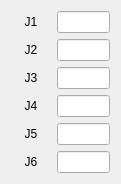
  <widget class="QWidget" name="gridLayoutWidget">
   <property name="geometry">
    <rect>
     <x>220</x>
     <y>30</y>
     <width>121</width>
     <height>181</height>
    </rect>
   </property>
   <layout class="QGridLayout" name="gridLayout">
    <item row="4" column="0">
     <widget class="QLabel" name="label_5">
      <property name="minimumSize">
       <size>
        <width>40</width>
        <height>0</height>
       </size>
      </property>
      <property name="text">
       <string>J5</string>
      </property>
      <property name="alignment">
       <set>Qt::AlignCenter</set>
      </property>
     </widget>
    </item>
    <item row="5" column="0">
     <widget class="QLabel" name="label_6">
      <property name="minimumSize">
       <size>
        <width>40</width>
        <height>0</height>
       </size>
      </property>
      <property name="text">
       <string>J6</string>
      </property>
      <property name="alignment">
       <set>Qt::AlignCenter</set>
      </property>
     </widget>
    </item>
    <item row="0" column="0">
     <widget class="QLabel" name="label">
      <property name="minimumSize">
       <size>
        <width>40</width>
        <height>0</height>
       </size>
      </property>
      <property name="text">
       <string>J1</string>
      </property>
      <property name="alignment">
       <set>Qt::AlignCenter</set>
      </property>
     </widget>
    </item>
    <item row="1" column="0">
     <widget class="QLabel" name="label_2">
      <property name="minimumSize">
       <size>
        <width>40</width>
        <height>0</height>
       </size>
      </property>
      <property name="text">
       <string>J2</string>
      </property>
      <property name="alignment">
       <set>Qt::AlignCenter</set>
      </property>
     </widget>
    </item>
    <item row="3" column="0">
     <widget class="QLabel" name="label_4">
      <property name="minimumSize">
       <size>
        <width>40</width>
        <height>0</height>
       </size>
      </property>
      <property name="text">
       <string>J4</string>
      </property>
      <property name="alignment">
       <set>Qt::AlignCenter</set>
      </property>
     </widget>
    </item>
    <item row="2" column="0">
     <widget class="QLabel" name="label_3">
      <property name="minimumSize">
       <size>
        <width>40</width>
        <height>0</height>
       </size>
      </property>
      <property name="text">
       <string>J3</string>
      </property>
      <property name="alignment">
       <set>Qt::AlignCenter</set>
      </property>
     </widget>
    </item>
    <item row="0" column="1">
     <widget class="QLineEdit" name="LE_JNT_REF_1"/>
    </item>
    <item row="1" column="1">
     <widget class="QLineEdit" name="LE_JNT_REF_2"/>
    </item>
    <item row="2" column="1">
     <widget class="QLineEdit" name="LE_JNT_REF_3"/>
    </item>
    <item row="3" column="1">
     <widget class="QLineEdit" name="LE_JNT_REF_4"/>
    </item>
    <item row="4" column="1">
     <widget class="QLineEdit" name="LE_JNT_REF_5"/>
    </item>
    <item row="5" column="1">
     <widget class="QLineEdit" name="LE_JNT_REF_6"/>
    </item>
   </layout>
  </widget>
